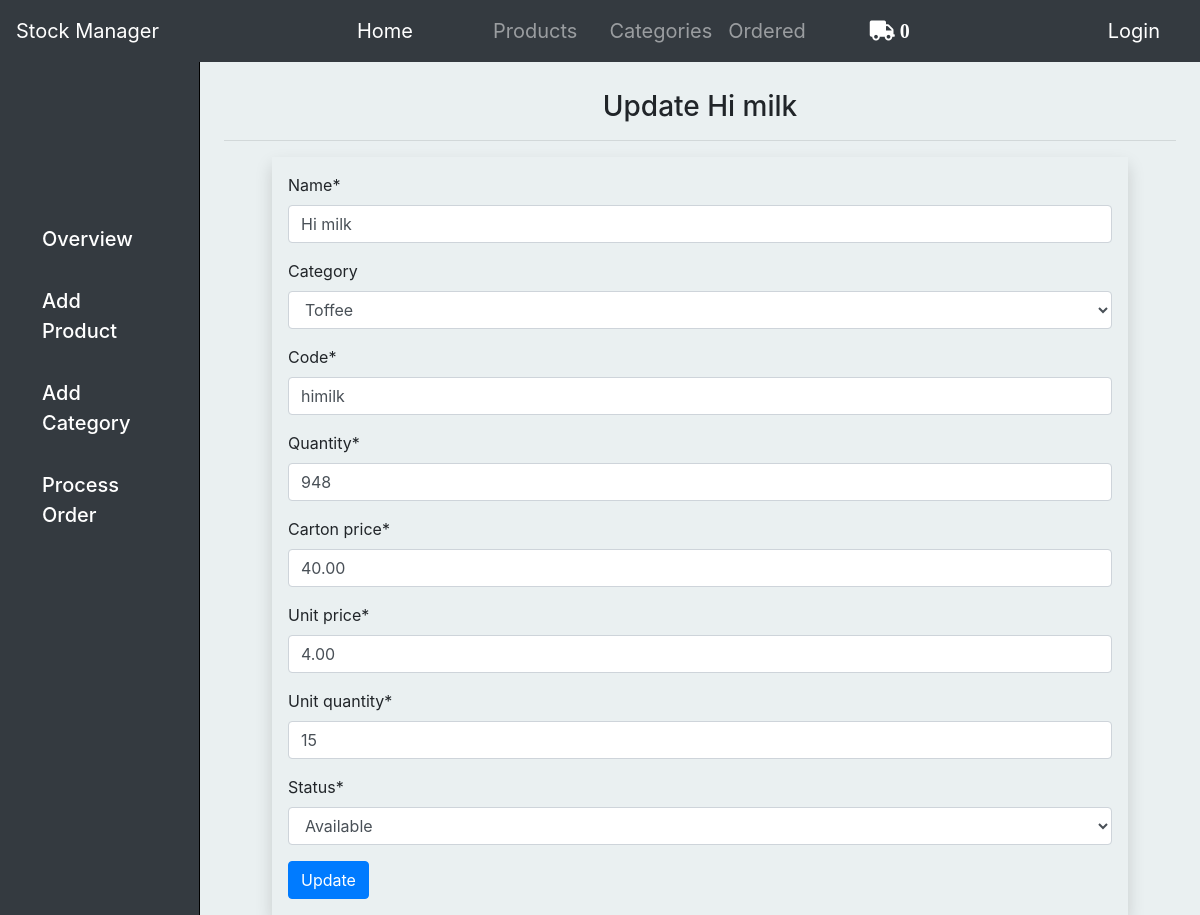
/products/edit/3/, run on the app's committed database.
### base/models.py (models this page shows, shortened)
class Product(models.Model):
    name = models.CharField(max_length=100)
    category = models.ForeignKey(Category, on_delete=models.CASCADE, null=True, blank=True, related_name='products')
    code = models.CharField(max_length=100)
    quantity = models.IntegerField(default=1)
    carton_price = models.DecimalField(decimal_places=2, default=0.00, max_digits=9)
    unit_price = models.DecimalField(decimal_places=2, default=0.00, max_digits=9)
    unit_quantity = models.IntegerField(default=1)
    status = models.CharField(max_length=100, choices=CHOICES, default="Available")
    owner = models.ForeignKey(User, on_delete=models.CASCADE)

class Category(models.Model):
    name = models.CharField(max_length=100)
    code = models.CharField(max_length=100)
    owner = models.ForeignKey(User, on_delete=models.CASCADE)
    def __str__(self):
        return self.name

### base/views.py (the view)
# urls.py: path('products/edit/<int:id>/', views.edit_product, name="editproduct"),
def edit_product(request, id):
    prod = get_object_or_404(Product, id=id)
    if request.method == 'POST':
        form = ProductAddForm(request.POST, instance=prod)
        if form.is_valid():
            form.save()
            messages.success(request, "Product Updated!")
            return redirect('product')
    else:
        form = ProductAddForm(instance=prod)
    context = {
        'prod':prod,
        'form':form
    }
    return render(request, 'base/product_edit.html', context)

### base/forms.py
class ProductAddForm(forms.ModelForm):
    class Meta:
        model = Product
        exclude = ['owner']

### base/templatetags/cart_template_tags.py (called while the page is built)
@register.filter
def cart_item_count(user):
    if user.is_authenticated:
        qs = Order.objects.filter(user=user, ordered=False)
        if qs.exists():
            return qs[0].items.count()
    return 0

### base/templates/base/product_edit.html (shortened to what this page needs)
{% extends 'base/layout.html' %}
{% load crispy_forms_tags %}
{% block main %}
		<h3 class="h3_head">Update {{prod.name}}</small></h3>
        <hr>
    <form class="mr-5 ml-5 shadow p-3" method="POST" action="">
    	{{form|crispy}}
    	<button type="submit" class="btn btn-primary"> Update</button>
    </form>
{% endblock main %}

### base/static/css/style.css (style rules this page uses)
.h3_head { text-align: center; }

### data on the page
Product: name "Hi milk", category "Toffee", code "himilk", quantity "948", carton_price "40.00", unit_price "4.00", unit_quantity "15", status "Available"

### other printed values
{{ request.user|cart_item_count }} "0"
